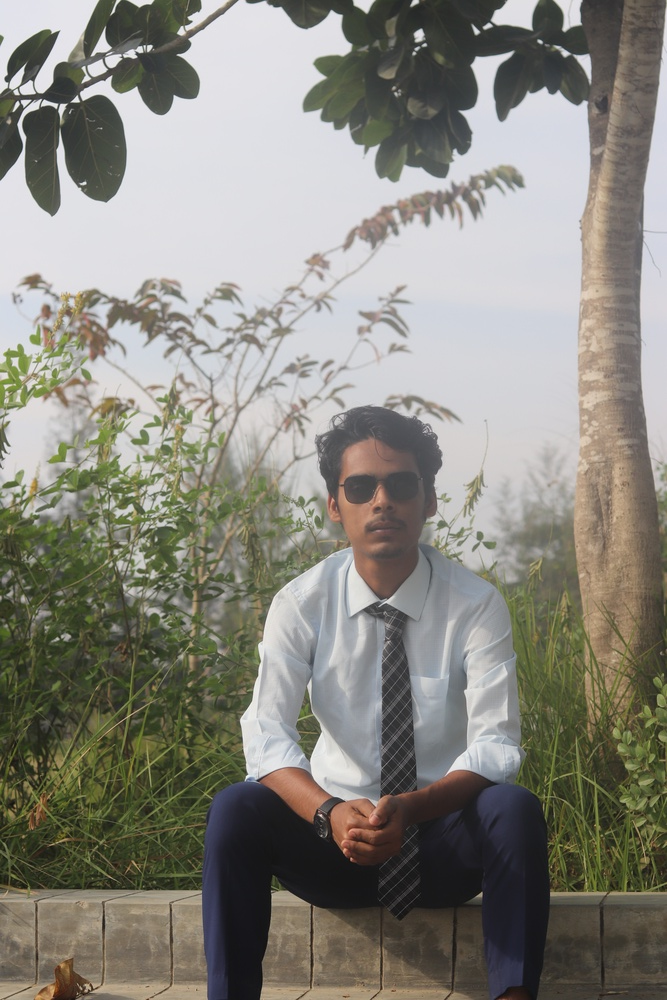
#> input picture masum.JPG, 667 x 1000 px, shrunk from 4000 x 6000 before the run, found by its file name
$ python 'mean filter_avg.py'
#> lines starting #> are read from the running program, lines starting #| are printed output that depends on the picture
import cv2
import matplotlib.pyplot as plt

image = cv2.imread('masum.jpg')
#> image is the input picture: shape (1000, 667, 3); mean B, G, R 125.4, 134.1, 135.9
plt.subplot(1, 2, 1)
plt.title("Original Image")
plt.imshow(cv2.cvtColor(image, cv2.COLOR_BGR2RGB))
plt.axis('off')
mean_filtered = cv2.blur(image, (3, 5))  # Kernel size (5, 5)


plt.subplot(1, 2, 2)
plt.imshow(cv2.cvtColor(mean_filtered, cv2.COLOR_BGR2RGB))

plt.title("Mean Filter")
plt.axis("off")
plt.show()
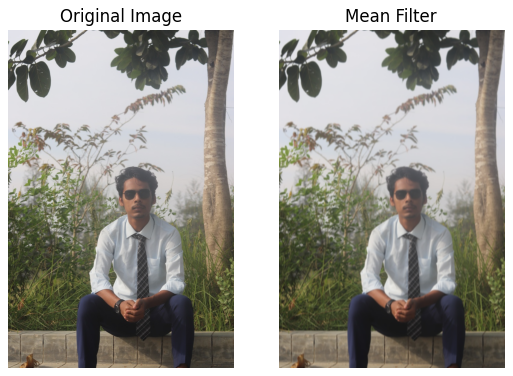
#> figure drawn by matplotlib, 2 panels
